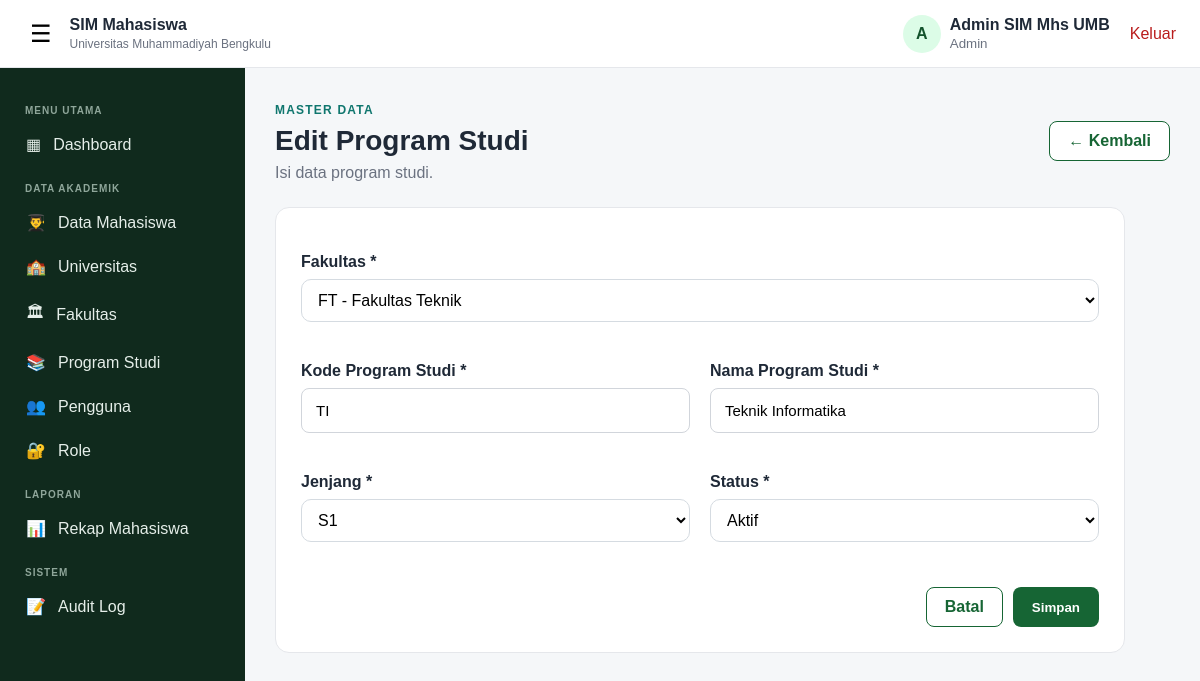
The app's page /prodi_form.php?id=1 (signed in) with its own data.
### tables this page shows
CREATE TABLE `program_studi` (
  `id_program_studi` bigint(20) UNSIGNED NOT NULL,
  `id_fakultas` bigint(20) UNSIGNED NOT NULL,
  `kode_program_studi` varchar(20) NOT NULL,
  `nama_program_studi` varchar(200) NOT NULL,
  `jenjang` varchar(20) NOT NULL DEFAULT 'S1',
  `status_aktif` enum('Aktif','Tidak Aktif') NOT NULL DEFAULT 'Aktif',
  `created_at` timestamp NOT NULL DEFAULT current_timestamp(),
  `updated_at` timestamp NOT NULL DEFAULT current_timestamp() ON UPDATE current_timestamp()
);

### prodi_form.php (the view, shortened to what this page needs)
<?php
require_once 'koneksi.php';
require_once 'layout.php';
$id = filter_input(INPUT_GET, 'id', FILTER_VALIDATE_INT) ?: filter_input(INPUT_POST, 'id', FILTER_VALIDATE_INT) ?: 0;
$edit = $id > 0;
$d = ['id_fakultas' => '', 'kode_program_studi' => '', 'nama_program_studi' => '', 'jenjang' => 'S1', 'status_aktif' => 'Aktif'];
if ($edit && $_SERVER['REQUEST_METHOD'] !== 'POST') {
    $r = db_all($koneksi, "SELECT id_fakultas, kode_program_studi, nama_program_studi, jenjang, status_aktif FROM program_studi WHERE id_program_studi = ?", "i", [$id]);
    $d = $r[0];
}
$fak = db_all($koneksi, "SELECT id_fakultas, kode_fakultas, nama_fakultas FROM fakultas ORDER BY kode_fakultas");
if ($error) { echo '<div class="alert alert-danger">' . e($error) . '</div>'; } ?>
    <div class="dashboard-panel form-panel">
        <form method="post">
            <div class="form-group"><label>Fakultas *</label>
                <select name="id_fakultas" required><?= options($fak, 'id_fakultas', fn($r) => $r['kode_fakultas'] . ' - ' . $r['nama_fakultas'], $d['id_fakultas'], '-- Pilih Fakultas --') ?></select></div>
            <div class="form-grid">
                <div class="form-group"><label>Kode Program Studi *</label><input type="text" name="kode_program_studi" maxlength="20" required value="<?= e($d['kode_program_studi']) ?>" placeholder="Contoh: TI"></div>
                <div class="form-group"><label>Nama Program Studi *</label><input type="text" name="nama_program_studi" maxlength="200" required value="<?= e($d['nama_program_studi']) ?>"></div>
                <div class="form-group"><label>Jenjang *</label>
                    <select name="jenjang"><?php foreach (['D3','D4','S1','S2','S3'] as $j): ?><option <?= $d['jenjang'] === $j ? 'selected' : '' ?>><?= $j ?></option><?php endforeach; ?></select></div>
                <div class="form-group"><label>Status *</label>
                    <select name="status_aktif"><?php foreach (['Aktif','Tidak Aktif'] as $s): ?><option <?= $d['status_aktif'] === $s ? 'selected' : '' ?>><?= $s ?></option><?php endforeach; ?></select></div>
            </div>
            <div class="form-actions"><a href="prodi.php" class="btn btn-outline">Batal</a><button type="submit" class="btn btn-primary">Simpan</button></div>
        </form>
    </div>

### style.css (style rules this page uses)
* { box-sizing: border-box; }
:root { --primary: #166534; --primary-dark: #14532d; --secondary: #0f766e; --text: #1f2937; --muted: #6b7280; --border: #e5e7eb; --bg: #f5f7f9; --white: #ffffff; --danger: #b91c1c; --sidebar: #102a1d; }
body { margin: 0; font-family: Arial, Helvetica, sans-serif; color: var(--text); background: var(--bg); }
a { text-decoration: none; color: inherit; }
.btn { display: inline-flex; align-items: center; justify-content: center; border: 1px solid transparent; border-radius: 8px; padding: 10px 18px; font-weight: 600; cursor: pointer; }
.btn-primary { background: var(--primary); color: #fff; }
.btn-outline { border-color: var(--primary); color: var(--primary); background: #fff; }
.form-group { margin: 20px 0; }
.form-group label { display: block; font-weight: 600; margin-bottom: 8px; }
.form-group input { width: 100%; padding: 13px 14px; border: 1px solid #d1d5db; border-radius: 8px; font-size: 15px; }
.app-body { min-height: 100vh; }
.dashboard-panel { background: #fff; border: 1px solid var(--border); border-radius: 14px; margin-top: 25px; }
.form-panel { padding: 25px; max-width: 850px; }
.form-actions { display: flex; justify-content: flex-end; gap: 10px; margin-top: 25px; }
.form-grid { display: grid; grid-template-columns: repeat(2, 1fr); gap: 0 20px; }
.form-panel select { width: 100%; padding: 11px 12px; border: 1px solid #d5dbe1; border-radius: 10px; background: #fff; font: inherit; }

### records on screen
program_studi: kode_program_studi "TI", nama_program_studi "Teknik Informatika", jenjang "S1", status_aktif "Aktif"

### other values on screen
substr($namaPengguna, 0, 1) "A"
$namaPengguna "Admin SIM Mhs UMB"
$namaRole "Admin"
$eyebrow "MASTER DATA"
$h1 "Edit Program Studi"
$sub "Isi data program studi."
form field id_fakultas "FT - Fakultas Teknik"
